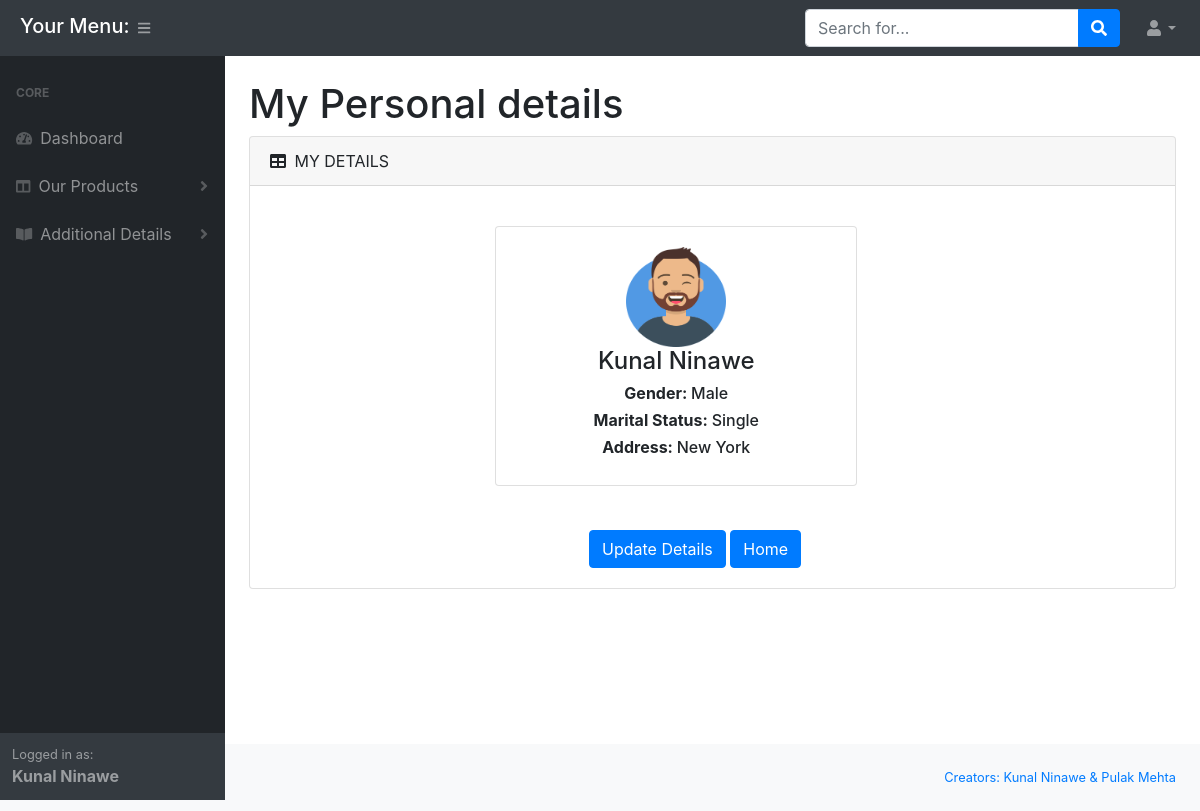
The app's page /customer/dist/my_details.php (signed in), older data.
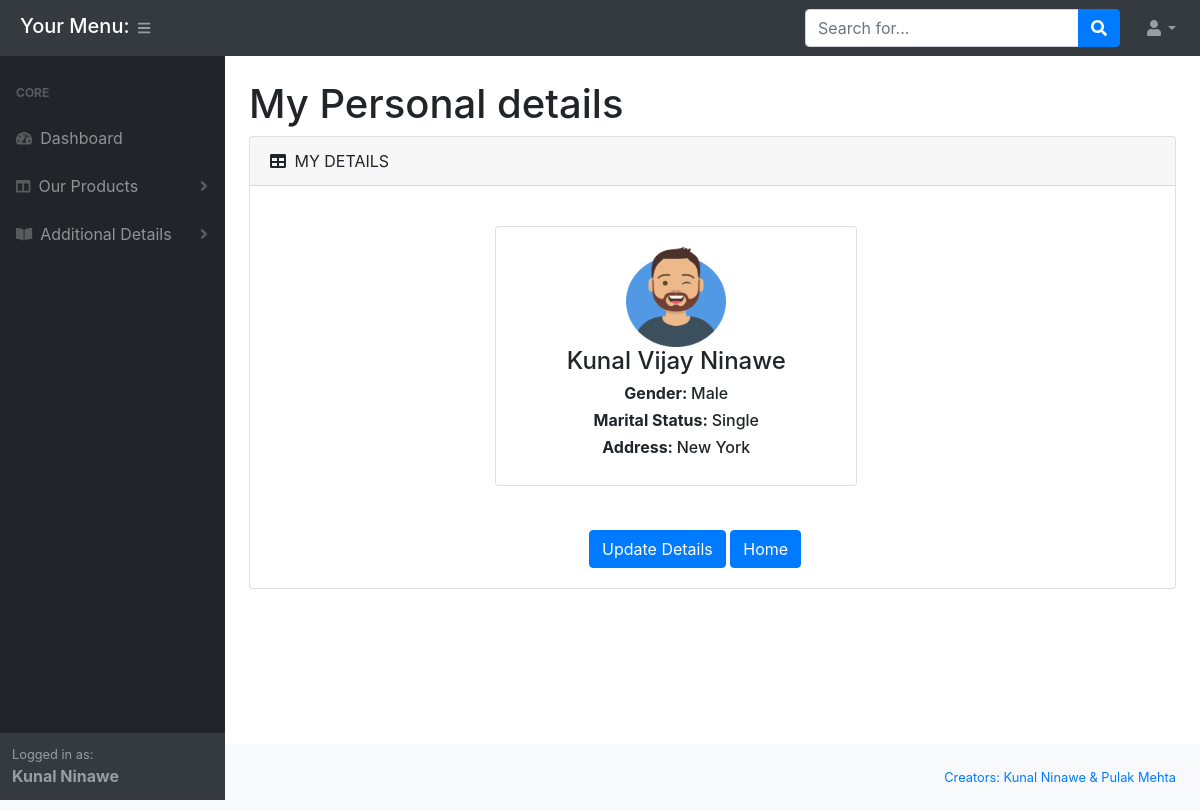
The same page, newer data.
### tables this page shows
CREATE TABLE IF NOT EXISTS `cust_details` (
  `cust_id` int(11) NOT NULL AUTO_INCREMENT,
  `email` varchar(50) NOT NULL,
  `first_name` varchar(30) NOT NULL,
  `middle_name` varchar(30) DEFAULT NULL,
  `last_name` varchar(30) NOT NULL,
  `password` varchar(100) NOT NULL,
  `address` varchar(150) DEFAULT NULL,
  `gender` varchar(1) DEFAULT 'M',
  `marital_status` varchar(1) NOT NULL DEFAULT 'S',
  `cust_type` varchar(1) NOT NULL DEFAULT 'H',
  PRIMARY KEY (`cust_id`)
);

### customer/dist/functions.php (called while the page is built, shortened)
<?php
	require_once 'db.php';
	function showCustDetails($email){
		global $conn;
		$sql = "SELECT * FROM cust_details WHERE email='$email'";
		$result = mysqli_query($conn,$sql);
		$array = mysqli_fetch_array($result);
	    if(isset($array)){
	    	return $array;
	    }
	    else{
	    	return 0;
	    }
	}

### customer/dist/my_details.php (the view, shortened to what this page needs)
<?php
    require_once 'functions.php';
 ?>
<!DOCTYPE html>
 <html>
 <head>
 </head>
 <body class="sb-nav-fixed">
  <?php
    require_once 'header.php';
   ?>
  <div id="layoutSidenav_content">
                <div class="home_ins_content">
                        <div class="container-fluid">
                        <h1 class="mt-4">My Personal details</h1>
                        <div class="card mb-4">
                            <div class="card-header"><i class="fas fa-table mr-1"></i> MY DETAILS</div>
                            <div class="card-body">
                                <div class="row">
                                <div class="col-xl-12">
                                        <div class="card-body row">
                                          <div class="col-md-3"></div>
                                            <div class="card mb-4 col-md-5 text-center">
                                              <div class="card-body">
                                                  <div class="user-profile-block">
                                                      <img alt="img" src="assets/img/avatar.png" width="100" height="100" />
                                                      <?php
                                                          $email = $_SESSION['email'];
                                                          $result = showCustDetails($email);
                                                          if($result['gender']=='M'){
                                                              $result['gender']='Male';
                                                          }
                                                          else{
                                                              $result['gender']='Female';
                                                          }
                                                          if($result['marital_status']=='S'){
                                                              $result['marital_status']='Single';
                                                          }
                                                          echo "<h4 class='user-name'> ".$result['first_name']. " ".$result['middle_name']. " ". $result['last_name']."</h4>
                                                          <h6 class='user-designation'><b>Gender: </b>".$result['gender']." </h6>
                                                          <h6 class='user-designation'><b>Marital Status: </b>".$result['marital_status']." </h6>
                                                          <h6 class='user-designation'><b>Address: </b> ".$result['address']." </h6>";
                                                       ?>
                                                  </div>
                                                </div>
                                              </div>
                                          </div>
                                          <div class="row text-center">
                                            <div class="col-md-4"></div>
                                            <div class="row col-md-5 text-right" style="padding-left: 40px;">
                                              <a href="update_my_details.php">
                                                <button class="btn btn-primary col-xl-12" type="button" name="updateDetails">Update Details</button>
                                              </a>
                                              <a href="index.php">
                                                <button class="btn btn-primary col-x1-12" type="button" name="Dashboard">Home</button>
                                              </a>
                                            </div>
                                          </div>
                                </div>
                                </div>
                                </div>
                            </div>
                            </div>
                        </div>
                        </div>
                <?php
                  require_once 'footer.php';
                 ?>
 </body>
 </html>

### customer/dist/header.php (shortened to what this page needs)
<?php
require_once 'functions.php';
 ?>
<!DOCTYPE html>
<html>
<head>
    <link href="css/styles.css" rel="stylesheet" />
    <link href="https://cdn.datatables.net/1.10.20/css/dataTables.bootstrap4.min.css" rel="stylesheet" />
</head>
<body class="sb-nav-fixed">
	<nav class="sb-topnav navbar navbar-expand navbar-dark bg-dark">
            <h5 style="color:white;margin-left: 20px;margin-top: 3px;">Your Menu:</h5>
            <button class="btn btn-link btn-sm order-1 order-lg-0" id="sidebarToggle" href="#"><i class="fas fa-bars"></i></button>
            <form class="d-none d-md-inline-block form-inline ml-auto mr-0 mr-md-3 my-2 my-md-0">
                <div class="input-group">
                    <input class="form-control" type="text" placeholder="Search for..." aria-label="Search" aria-describedby="basic-addon2" />
                    <div class="input-group-append">
                        <button class="btn btn-primary" type="button"><i class="fas fa-search"></i></button>
                    </div>
                </div>
            </form>
            <ul class="navbar-nav ml-auto ml-md-0">
                <li class="nav-item dropdown">
                    <a class="nav-link dropdown-toggle" id="userDropdown" href="#" role="button" data-toggle="dropdown" aria-haspopup="true" aria-expanded="false"><i class="fas fa-user fa-fw"></i></a>
                </li>
            </ul>
        </nav>
        <div id="layoutSidenav">
            <div id="layoutSidenav_nav">
                <nav class="sb-sidenav accordion sb-sidenav-dark" id="sidenavAccordion">
                    <div class="sb-sidenav-menu">
                        <div class="nav">
                            <div class="sb-sidenav-menu-heading">Core</div>
                            <a class="nav-link" href="index.php"
                                ><div class="sb-nav-link-icon"><i class="fas fa-tachometer-alt"></i></div>
                                Dashboard</a>
                            <a class="nav-link collapsed" href="index.php" data-toggle="collapse" data-target="#collapseLayouts" aria-expanded="false" aria-controls="collapseLayouts"
                                ><div class="sb-nav-link-icon"><i class="fas fa-columns"></i></div>
                                Our Products
                                <div class="sb-sidenav-collapse-arrow"><i class="fas fa-angle-down"></i></div
                            ></a>
                            <a class="nav-link collapsed" href="#" data-toggle="collapse" data-target="#collapsePages" aria-expanded="false" aria-controls="collapsePages"
                                ><div class="sb-nav-link-icon"><i class="fas fa-book-open"></i></div>
                                Additional Details
                                <div class="sb-sidenav-collapse-arrow"><i class="fas fa-angle-down"></i></div
                            ></a>
                        </div>
                    </div>
                    <div class="sb-sidenav-footer">
                        <div class="small">Logged in as:</div>
                        <b>
                            <?php
                                    $result = showCustDetails($_SESSION['email']);
                                    echo $result['first_name']. " " . $result['last_name'];
                             ?>
                        </b>
                    </div>
                </nav>
            </div>
</body>
</html>

### customer/dist/footer.php
<footer class="py-4 bg-light mt-auto">
                    <div class="container-fluid">
                        <div class="d-flex align-items-center justify-content-between small">
                            <div class="text-muted">Copyright &copy; WDS 2020</div>
                            <div>
                                <a href="#">Creators: Kunal Ninawe & Pulak Mehta</a>
                            </div>
                        </div>
                    </div>
                </footer>

Row changes from the older to the newer data that the page shows:
changed cust_details "Kunal": middle_name (not shown) → "Vijay"
